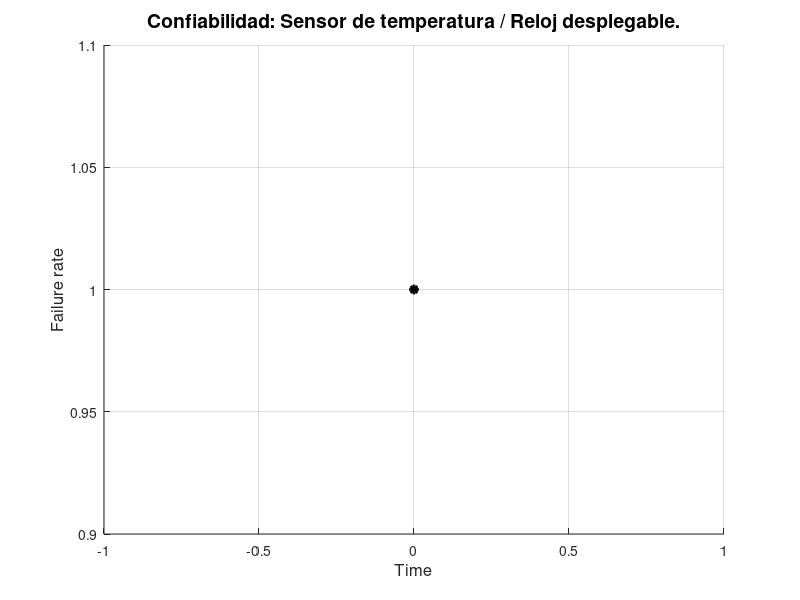

Write the MATLAB code that produced this figure.
x6 = input('Introduzca el valor del tiempo: '); %Considere el tiempo en minutos. 1 dia = 1440
c = 1000000; %Landa tendra el valor por defecto de 10^6

x61 = 0:2500:x6;
                    
fx6 = exp( (-c * x61) ); %Para hacer la grafica.
fx6_1 = exp( (1/-c * x6) ); %Para mostrar un valor al usuaario.

fprintf('El valor de la confiabilidad es: %4.19f\n', fx6_1*100);
                
%Diseno de la grafica.
figure(5)
hold on
plot(x61, fx6, '-r*',...
'LineWidth',2,... %Grosor de linea
'MarkerEdgeColor','k',... %contorno de los circulos.
'MarkerFaceColor',[.49 1 .63],... %Color interno de los circulos.
 'MarkerSize',7) %tama?o de las figuras
hold off
title('Confiabilidad: Sensor de temperatura / Reloj desplegable.', 'FontSize',14)
xlabel('Time', 'FontSize',12)
ylabel('Failure rate', 'FontSize',12)
grid on;